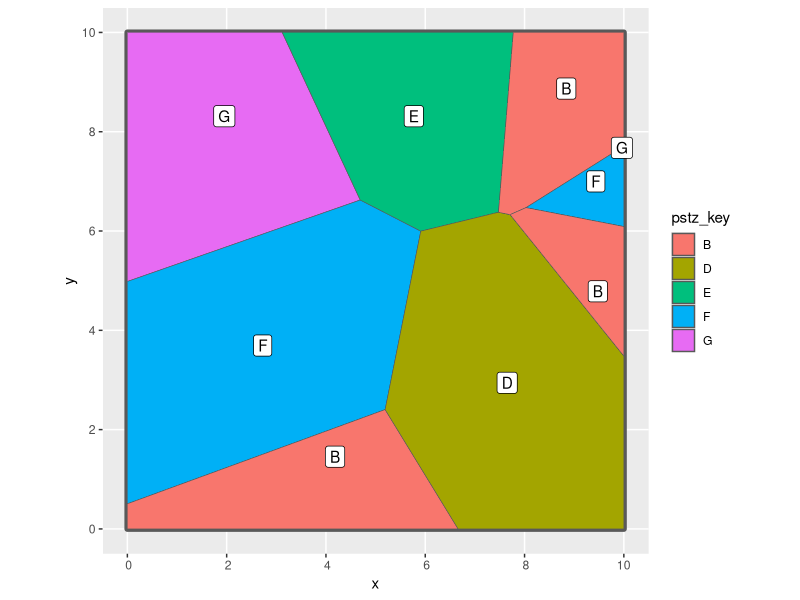
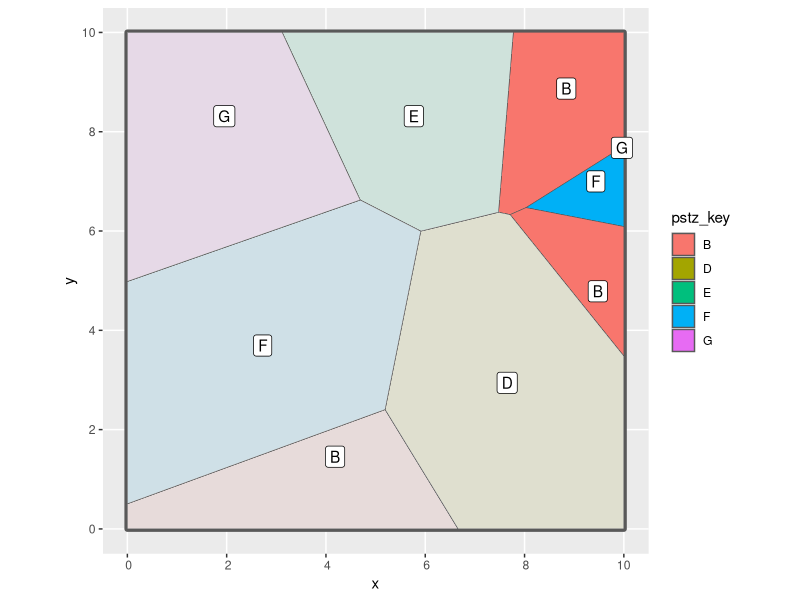
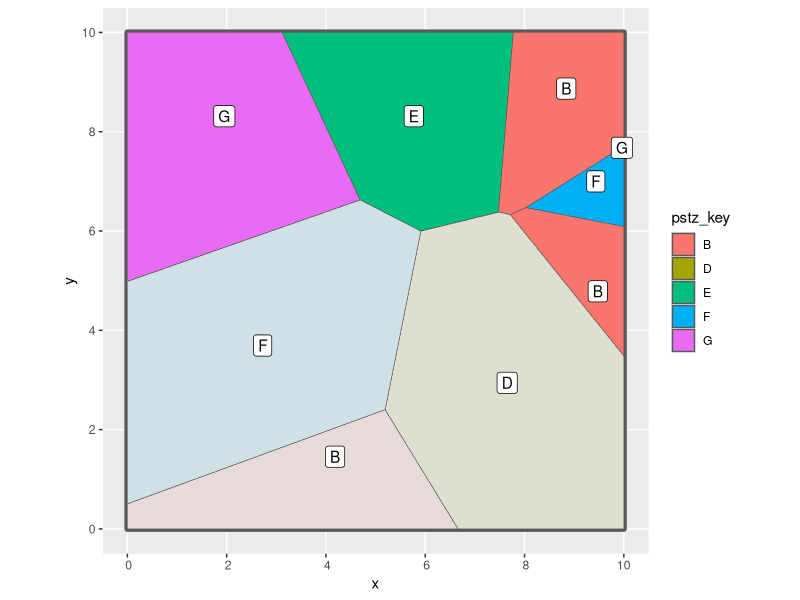
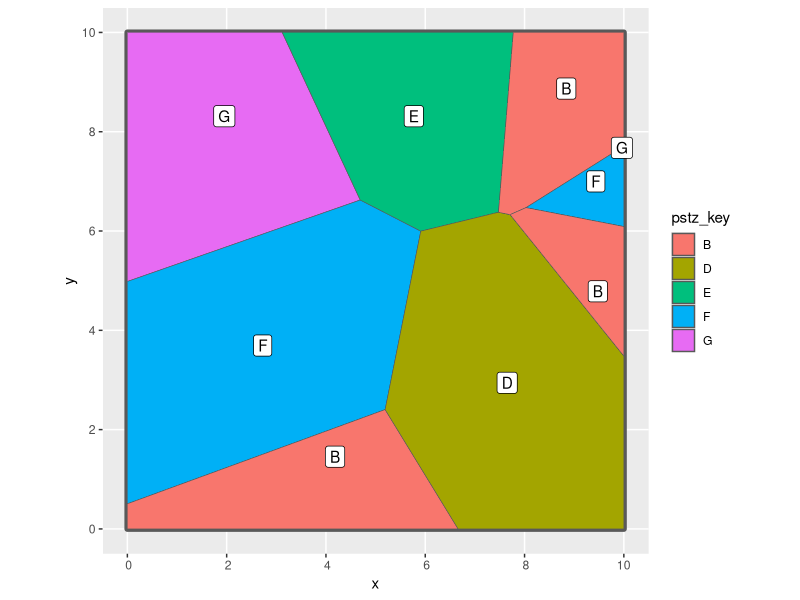

Generate these figures, in order, with R: (Note: this script raises an error after producing the figures.)
#' Determine the sample size for n provisional seed transfer zones in an area
#' 
#' @description Intersect a vector data file of provisional seed transfer zones (PSTZs) (`pstz`) with the range of a focal taxon (`x`) and selects `n` seed zones (sz) to sample.
#' If fewer than n seed zones exist in the range of the species, then extra samples are added to the seed zones to meet the required `n` using a user specified method. 
#' 
#' 
#' This function has built in support for the official PSTZS FROM XXX created by the USFS, will work on other data sets with minimal user transformation to the input data and column specifications.  
#' If more seed zones exist across the range of the species than n (uncommon),  select a method to determine how samples are selected. 
#' Methods include: 
#'    - 1) `Largest` sampling from the largest seed zones by area
#'    - 2) `Smallest` smallest seed zones by area 
#'    - 3) `Most` the seed zones with the most disconnected habitat (measured by the number of polygons). 
#'    - 4) `Assist-warm` the seed zones with warmest climate 
#'    - 5) `Assist-drier`  the seed zones with the largest difference in warm and cold metrics
#' 
#' Each of these methods then returns the largest polygon within the criterion. 
#' 
#' A note on 'polygons'. 
#' Simple features are able to store polygon data in two main formats, a 'MULTIPOLYGON', where all individual polygons composing a class are stored collectively, or as 'POLYGONS' where each individual polygon is a unique entry within the class. 
#' 'Polygons' are generally used when two areas of the same class are discontinuous, and an analyst wants to easily analyze them separately.
#' 'MULTIPOLYGONS' are generally created by an analyst interested in understanding properties of the entire class, e.g. a single provisional seed zone. 
#' The function will test and cast 'MULTIPOLYGONS' to polygons, but this will incur overhead while iterating across data sets, it is best for you to cast the data to POLYGONS (as shown below).
#' 
#' @param x sf/tibble/data frame. A range of species as a simple feature (sf) object. 
#' @param n Numeric. desired total number of samples across this range
#' @param pstz sf/tibble/data frame. Provisional seed transfer zone vector data file (~shapefile) from PUBLICATION, loaded as an sf object. 
#' @param decrease_method Character. One of 'Largest', 'Smallest', 'Most', 'Assist-warm', 'Assist-drier'. See description for details. Default = 'Largest'. 
#' @param increase_method Character. One of 'Largest', 'Smallest', 'Most', 'Assist-warm', 'Assist-drier'. See description for details. Default = 'Largest'. 
#' @param warmest_col Character. Name of the variable with the information regarding WARMEST ... 
#' @param precip_range Character. Name of the variable with the information regarding COLEST ... 
#' @param group_col Character. Name of the grouping variable which identifies the unique pstzs. 
#' @examples 
#' 
#' 
#' @export
sample_pstz <- function(x, n = 20, pstz, pstz_key,
                        decrease_method = c("Largest","Smallest","Most","Assist-warm","Assist-drier"),
                        increase_method = c("Largest","Smallest","Most","Assist-warm","Assist-drier"),
                        warmest_col = NULL, precip_col = NULL) {
  decrease_method <- match.arg(decrease_method)
  increase_method <- match.arg(increase_method)
  
  if (missing(x) || missing(pstz) || missing(pstz_key)) {
    stop("Must supply x (range), pstz (zones), and pstz_key (group column name).")
  }

  # If climate-based methods are requested, check that the columns are provided.
  if (decrease_method %in% c("Assist-warm","Assist-drier") || 
      increase_method %in% c("Assist-warm","Assist-drier")) {
    if (decrease_method == "Assist-warm" || increase_method == "Assist-warm") {
      if (is.null(warmest_col) || !(warmest_col %in% names(pstz))) {
        stop("For Assist-warm, you must supply a valid warmest_col present in pstz.")
      }
    }
    if (decrease_method == "Assist-drier" || increase_method == "Assist-drier") {
      if (is.null(precip_col) || !(precip_col %in% names(pstz))) {
        stop("For Assist-drier, you must supply a valid precip_col present in pstz.")
      }
    }
  }
  
  sf::st_agr(x) <- "constant"
  sf::st_agr(pstz) <- "constant"
  
  # ensure all geometries are polygons (flatten MULTIPOLYGON or GEOMETRYCOLLECTIONs)
  pstz_poly <- sf::st_intersection(pstz, x)
  if (!all(sf::st_geometry_type(pstz_poly) == "POLYGON")) {
    pstz_poly <- sf::st_collection_extract(pstz_poly, "POLYGON", warn = FALSE)
  }
  pstz_poly <- sf::st_make_valid(pstz_poly)
  sf::st_agr(pstz_poly) <- "constant"

  # subset zones to those intersecting x
  pstz_sub <- sf::st_intersection(pstz_poly, x)
  if (!all(sf::st_geometry_type(pstz_sub) == "POLYGON")) {
    pstz_sub <- sf::st_collection_extract(pstz_sub, "POLYGON", warn = FALSE)
  }
  pstz_sub <- sf::st_make_valid(pstz_sub)
  
  if (nrow(pstz_sub) == 0) {
    warning("No PSTZ polygons intersect species range.")
    return(NULL)
  }
  
  # compute area for each polygon (units: e.g. m^2 by default; convert to hectares or keep as is)
  pstz_sub <- pstz_sub %>%
    dplyr::mutate(poly_area = units::set_units(sf::st_area(geometry), "m^2"))
  
  # compute zone-level summary: total area and polygon count
  zone_summary <- pstz_sub %>%
    sf::st_drop_geometry() %>%
    dplyr::group_by(!!sym(pstz_key)) %>%
    dplyr::summarise(
      Polygon_ct = n(),
      total_area_m2 = sum(poly_area), 
      .groups = 'drop'
    ) %>%
    dplyr::ungroup()
  
  # if climate-based methods, join the climate columns from original pstz to zone_summary
  # (assumes those columns are uniform per PSTZ key, or you define a rule)
  if ("Assist-warm" %in% c(decrease_method, increase_method)) {
    cs <- pstz_poly %>%
      sf::st_drop_geometry() %>%
      dplyr::select(!!sym(pstz_key), !!sym(warmest_col)) %>%
      dplyr::distinct()
    zone_summary <- zone_summary %>%
      dplyr::left_join(cs, by = pstz_key)
  }
  if ("Assist-drier" %in% c(decrease_method, increase_method)) {
    ps <- pstz_poly %>%
      sf::st_drop_geometry() %>%
      dplyr::select(!!sym(pstz_key), !!sym(precip_col)) %>%
      dplyr::distinct()
    zone_summary <- zone_summary %>%
      dplyr::left_join(ps, by = pstz_key)
  }

  # which zones exist in the intersection
  zones <- zone_summary[[pstz_key]]
  n_zones <- length(zones)
  
  if (n_zones == 0) {
    warning("No seed zones overlapping range after intersection.")
    return(NULL)
  }
  
  # Helper to rank zones based on method
  rank_zones <- function(df, method) {
    # df must contain total_area_m2, Polygon_ct, plus optionally climate columns
    if (method == "Largest") {
      dplyr::arrange(df, desc(total_area_m2))
    } else if (method == "Smallest") {
      dplyr::arrange(df, total_area_m2)
    } else if (method == "Most") {
      dplyr::arrange(df, desc(Polygon_ct))
    } else if (method == "Assist-warm") {
      dplyr::arrange(df, desc(.data[[warmest_col]]))
    } else if (method == "Assist-drier") {
      df %>% dplyr::arrange(.data[[precip_col]])  # assume smaller precip → drier
    } else {
      stop("Unknown method: ", method)
    }
  }
  
  if (n == n_zones) {

    # one sample per zone  ; pick the largest polygon in each zone
    result <- pstz_sub %>%
      dplyr::group_by(!!sym(pstz_key)) %>%
      dplyr::slice_max(order_by = poly_area, n = 1) %>%
      dplyr::ungroup() |> 
      dplyr::mutate(allocation = 1, .before = 'geometry')

    return(result)
  }
  
  if (n < n_zones) {
    
    ranked <- rank_zones(zone_summary, decrease_method)
    selected <- ranked[1:n, ][[pstz_key]]
    
    result <- pstz_sub %>%
      dplyr::filter(.data[[pstz_key]] %in% selected) %>%
      dplyr::group_by(!!sym(pstz_key)) %>%
      dplyr::slice_max(order_by = poly_area, n = 1) %>%
      dplyr::mutate(allocation = 1, .before = 'geometry') |> 
      dplyr::ungroup()
    
    return(result)
  }  else  { # n > n_zones
  
    # case: n > n_zones → assign multiple samples per zone
    # strategy: assign one per zone, then assign the remainder to zones in descending polygon-size
    result <- allocate_increase(
      zone_summary = zone_summary,
      pstz_sub = pstz_sub,
      pstz_key = pstz_key,
      requested = n,
      method = increase_method,
      warmest_col = warmest_col,
      precip_col = precip_col
    )
    return(result)
    }
}



library(tidyverse)

# define a square species-range

set.seed(23)

sr_mat <- rbind(
  c(0,0), c(10,0), c(10,10), c(0,10), c(0,0)
)
sr_poly <- sf::st_polygon(list(sr_mat))
x <- sf::st_sf(id = 1, geometry = sf::st_sfc(sr_poly))

rm(sr_mat, sr_poly)

pstz = data.frame(
  x = runif(10, min = -2, max = 12),
  y = runif(10, min = -2, max = 12)
) |>
  sf::st_as_sf(coords = c('x', 'y')) |>
  sf::st_union() |>
  sf::st_voronoi() |>
  sf::st_collection_extract('POLYGON') |>
  sf::st_as_sf() |>
  dplyr::mutate(pstz_key = sample(LETTERS[1:7], size = 10, replace = T)) |>
  dplyr::rename('geometry' = x) |>
  sf::st_crop(x)

bp <- ggplot2::ggplot(x) + 
  geom_sf(fill = NA, lwd = 2) + 
  geom_sf(data = pstz, aes(fill = pstz_key)) 

bp + 
  geom_sf_label(data = pstz,aes(label = pstz_key))


# Example call #1: request number of samples == number 

###################################################################### --- SUCCESS 
# example #1: request same numer of samples as zones - all zones returned. 
res1 <- sample_pstz(
  x = x, 
  n = length(unique(pstz[['pstz_key']])), 
  pstz = pstz, pstz_key = "pstz_key",
  increase_method = "Most"
)

bp +
  geom_sf(data = res1, alpha = 0.9) + 
  geom_sf_label(data = pstz,aes(label = pstz_key)) 

## note that we get the largest polygon from EACH group to sample from. 

##################################################################### --- SUCCESS
# Example #2: request fewer samples than zones -> subset by method - choosing largest by area 

res2 <- sample_pstz(x = x, n = 3, pstz = pstz, pstz_key = "pstz_key", increase_method = "Largest")

res2 |>
  group_by(pstz_key) |>
  mutate(total_area = sum(poly_area)) |>
  sf::st_drop_geometry() |>
  arrange(-total_area)|>
  knitr::kable()

bp + # picks, the two largest ## BUT NEED OT INVERT THE MASK 
  geom_sf(data = res2, alpha = 0.9) + 
  geom_sf_label(data = pstz,aes(label = pstz_key))


####################################################################### -- SUCCESS 
# Example #3: request fewer samples than zones -> subset by method - choosing smallest by area 
res3 <- sample_pstz(x = x, n = 3, pstz = pstz, pstz_key = "pstz_key", increase_method = "Smallest")

res3 |>
  group_by(pstz_key) |>
  mutate(total_area = sum(poly_area)) |>
  sf::st_drop_geometry() |>
  arrange(total_area) |>
  knitr::kable()

## note that we return the largest polygon (poly_area) within the `pstz_key` group, ranked by (total_area)

bp + # picks, the n smallest
  geom_sf(data = filter(res3, allocation == 0), alpha = 0.9) + 
  geom_sf_label(data = pstz, aes(label = pstz_key)) 


####################################################################
# Example #4: request more samples than zones -> allocate extras to Largest pSTZs

## note that is really a rounding rule - 'Largest' favors giving extra collections to the largest polygons
## while 'smallest' favors giving them to smaller polygons. It is really mostly for edge cases, and
# the two will generally behave similarly on contrived examples. 
res4 <- sample_pstz(x = x, n = 12, pstz = pstz, pstz_key = "pstz_key", increase_method = "Largest")
  
res4 |>
  group_by(pstz_key) |>
  summarize(total_area = sum(poly_area),  Total_Allocation = sum(allocation)) |>
  sf::st_drop_geometry() |>
  arrange(-total_area) |>
  knitr::kable()

bp + 
  theme(legend.position = 'none') + 
  geom_sf(data = res4, aes(fill = as.factor(allocation))) + 
  geom_sf_label(data = res4, aes(label = allocation)) 


####################################################################
# Example #5: request more samples than zones -> allocate extras to pSTZs with most polygons
res5 <- sample_pstz(x = x, n = 14, pstz = pstz, pstz_key = "pstz_key", increase_method = "Most")
  
res5 |>
  group_by(pstz_key) |>
  summarize(Count = n(), Total_Allocation = sum(allocation)) |>
  sf::st_drop_geometry() |>
  arrange(-Count) |>
  knitr::kable()







allocate_increase <- function(zone_summary, pstz_sub, pstz_key,
                              requested, method,
                              warmest_col = NULL, precip_col = NULL) {

  # ensure matching types
  if (!identical(class(pstz_sub[[pstz_key]]), class(zone_summary[[pstz_key]]))) {
    zone_summary[[pstz_key]] <- as.character(zone_summary[[pstz_key]])
    pstz_sub[[pstz_key]] <- as.character(pstz_sub[[pstz_key]])
  }

  n_zones <- nrow(zone_summary)
  if (n_zones == 0) return(NULL)

  allocation_counts <- rep(1, n_zones)  # start with 1 per zone
  remainder <- requested - n_zones      # remaining points to distribute

  if (remainder > 0) {
    if (method %in% c("Largest", "Smallest")) {

      # compute proportional allocation based on total_area_m2
      allocation_counts <- allocation_counts +
        proportional_round(
          values = zone_summary$total_area_m2,
          target_sum = remainder,
          method = ifelse(method == "Largest", "larger_up", "larger_down")
        )
    } else if (method == "Most") {
      ranked <- dplyr::arrange(zone_summary, dplyr::desc(Polygon_ct))
      allocation_counts <- allocation_counts + rep(0, n_zones)  # base 1 + distribute remainder by rank
      allocation_counts[1:remainder] <- allocation_counts[1:remainder] + 1

    } else if (method == "Assist-warm") {
      ranked <- dplyr::arrange(zone_summary, dplyr::desc(!!sym(warmest_col)))
      allocation_counts <- allocation_counts[order(zone_summary[[pstz_key]] %in% ranked[[pstz_key]])]
      allocation_counts[1:remainder] <- allocation_counts[1:remainder] + 1

    } else if (method == "Assist-drier") {
      ranked <- dplyr::arrange(zone_summary, !!sym(precip_col))
      allocation_counts[1:remainder] <- allocation_counts[1:remainder] + 1

    } else {
      stop("Unknown increase_method: ", method)
    }
  }

  allocation <- tibble(
    !!pstz_key := zone_summary[[pstz_key]],
    n_alloc = allocation_counts
  )

  # distribute points across polygons per zone
  out_list <- vector("list", n_zones)
  for (i in seq_len(n_zones)) {
    zone_i <- allocation[[pstz_key]][i]
    points_to_assign <- allocation$n_alloc[i]

    polys <- pstz_sub %>% dplyr::filter(.data[[pstz_key]] == zone_i)
    n_polys <- nrow(polys)
    if (n_polys == 0) next

    base_poly <- points_to_assign %/% n_polys
    remainder_poly <- points_to_assign %% n_polys
    poly_alloc <- base_poly + c(rep(1, remainder_poly), rep(0, n_polys - remainder_poly))

    polys <- polys %>% dplyr::mutate(allocation = poly_alloc)
    out_list[[i]] <- polys
  }

  result <- do.call(rbind, out_list)
  return(result)
}











library(magrittr)







clim_df <- split_cols(sf::st_drop_geometry(pstz), 'Tmin_class', sep = '-') %>%
  dplyr::rename(Tmin_lower = lower, Tmin_upper = upper,
                Tmin_median = median, Tmin_range = range)

# (Optionally do the same for moisture / AHM / precip column.)

# Then bind to pstz (or join by pstz_key):
pstz2 <- pstz %>%
  dplyr::bind_cols(clim_df)

# Now pass pstz2 into sample_pstz(), with warmest_col = "Tmin_median" (or whatever you choose)
out <- sample_pstz(x = my_species_range, n = 20, pstz = pstz2,
                   pstz_key = "my_zone_id",
                   decrease_method = "Assist-warm",
                   warmest_col = "Tmin_median")




#' split and extract the temperature values from Tmin and AHM columns
#' 
#' @description Programmed for the Bower provisional seed zone products, a helper function for
#' separating and recovering the values from the columns in the data. Might be helpful on other data sets.  
#' 
#' @examples
#' df = data.frame(
#'   'Tmin_class' = c('10 - 15 Deg. F.', '15 - 20 Deg. F.', '> 55 Deg. F.' ),
#'   'AHM_class' = c('2 - 3', '6 - 12', '3 - 6')
#' )
#' split_cols(df, 'Tmin_class')
#' split_cols(df, 'AHM_class')
#' 
#' @export
## unlisting this and collapse is super gross in base. but swollen on packages. 

split_cols <- function(dat, y, sep = '-'){

  ob <- sapply(strsplit(dat[[y]], sep), \(x) gsub('\\D+','', x))

  if(inherits(ob, 'list')){ # if unequal length information use this. 

    df <- t(as.data.frame(do.call(cbind, lapply(ob, \(x) {
      c(x, rep(NA, max(sapply(ob, length)) - length(x)))
    }))))
    
  } else { df <- data.frame(t(ob))} # else transform straight to df

  df = setNames( # convert from characters to numbers for math
    data.frame(apply(df, FUN = as.numeric, MARGIN = 2)), 
    nm = c('lower', 'upper')
  )

  ## if the upper value is missing, make it the same as the lower. 
  if(any(is.na(df['upper']))){ # impute the upper value - assume same as lower.  
    idx <- which(is.na(df['upper']))
    df[idx, 'upper'] <- df[idx, 'lower']
  }

  data.frame( ## return object
    df,
    median = apply(df, MARGIN = 1, FUN = function(x){median(x, na.rm = TRUE)}), 
    range = df[,2] - df[,1]
  )
}

temps <- split_cols(df, 'Tmin_class')
moisure <- split_cols(df, 'AHM_class')




## method for splitting points, when requested > zones. each stz gets one point + remainder
# this will result in the most even split between the number of points requested and the number of seed zones. 
requested = 20
n_zones <- 8
collections <- rep(0, n_zones)

base_amount <- requested %/% n_zones  # 1 divide, each elements get at least these. 
remainder <- requested %% n_zones      # these many accessions remain to be allocated. 
collections <- base_amount + # all get the base
  c(rep(1, remainder), rep(0, n_zones - remainder)) # the first few records get + 1, the others get no additional points


## now the initial input data is sorted. 




#' round values up or down, based on their relative size. 
#' @examples
#' v = c(0.4, 0.3, 0.2, 0.1)
#' v*15
#' proportional_round(v, 15, method = "larger_up")
#' proportional_round(v, 15, method = "larger_down")
#' 
#' @keywords internal
#' @noRd
proportional_round <- function(values, target_sum, method = c("larger_up", "larger_down")) {
  method <- match.arg(method)
  
  proportions <- as.numeric( values / sum(values))
  ideal <- proportions * target_sum
  
  if (method == "larger_up") {
    # Start with floor, round up largest remainders
    result <- floor(ideal)
    remainders <- ideal - result
    shortage <- target_sum - sum(result)
    
    if (shortage > 0) {
      indices_to_adjust <- order(remainders, decreasing = TRUE)[1:shortage]
      result[indices_to_adjust] <- result[indices_to_adjust] + 1
    }
    
  } else {  # "larger_down"
    # Start with ceiling, round down largest remainders
    result <- ceiling(ideal)
    remainders <- result - ideal
    excess <- sum(result) - target_sum
    
    if (excess > 0) {
      indices_to_adjust <- order(remainders, decreasing = TRUE)[1:excess]
      result[indices_to_adjust] <- result[indices_to_adjust] - 1
    }
  }
  return(result)
}




## increase method - less points requested than regions exist... 
requested = 4 
v = c(0.4, 0.3, 0.2, 0.1, 0.1)
length(v)

## option 1, select from the largest to smallest, as possible 
v [ order(v, decreasing = T)[seq_len(requested)] ]

## option 3, select from the smallest to largest, as possible
v [ order(v) [seq_len(requested)] ]
